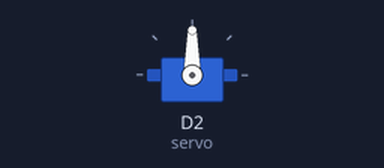
The sketch below on a simulated ESP8266 (NodeMCU). On the bench: servo.

Above: at 0.05 s.
At 6.0 s:
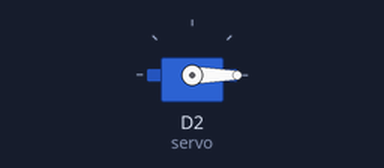
Timing chart, 0 to 7.8 s (numbered marks = the images above):
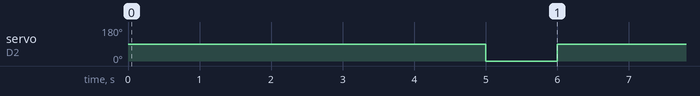

The sketch:

ESP_Servo.ino
```cpp
#include <Servo.h>

Servo servo_2;
int servo =D2;
void setup()
{
  servo_2.attach(servo, 500, 2500);
}

void loop()
{
  servo_2.write(90);
  delay(5000); // Wait for 5000 millisecond(s)
  servo_2.write(0);
  delay(1000); // Wait for 1000 millisecond(s)
}
```

Measured:
- by itself, servo on D2 (servo): alternates 90° for 5.0 s and 0° for 1.0 s
